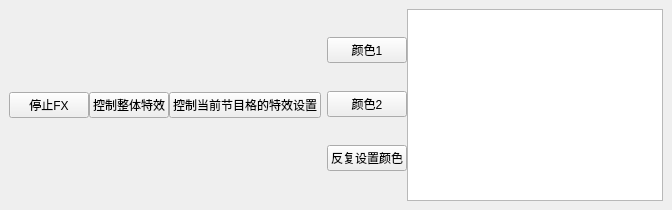
                   <widget class="QWidget" name="tab_7">
                    <attribute name="title">
                     <string>快速实时特效</string>
                    </attribute>
                    <layout class="QVBoxLayout" name="verticalLayout_57">
                     <property name="spacing">
                      <number>0</number>
                     </property>
                     <property name="leftMargin">
                      <number>0</number>
                     </property>
                     <property name="topMargin">
                      <number>0</number>
                     </property>
                     <property name="rightMargin">
                      <number>0</number>
                     </property>
                     <property name="bottomMargin">
                      <number>0</number>
                     </property>
                     <item>
                      <widget class="QWidget" name="widget_76" native="true">
                       <layout class="QHBoxLayout" name="horizontalLayout_51">
                        <item>
                         <widget class="QWidget" name="widget_80" native="true">
                          <layout class="QHBoxLayout" name="horizontalLayout_50">
                           <property name="spacing">
                            <number>0</number>
                           </property>
                           <property name="leftMargin">
                            <number>0</number>
                           </property>
                           <property name="topMargin">
                            <number>0</number>
                           </property>
                           <property name="rightMargin">
                            <number>0</number>
                           </property>
                           <property name="bottomMargin">
                            <number>0</number>
                           </property>
                           <item>
                            <widget class="QPushButton" name="pushButton_66">
                             <property name="text">
                              <string>停止FX</string>
                             </property>
                            </widget>
                           </item>
                           <item>
                            <widget class="QPushButton" name="pushButton_67">
                             <property name="text">
                              <string>控制整体特效</string>
                             </property>
                            </widget>
                           </item>
                           <item>
                            <widget class="QPushButton" name="pushButton_68">
                             <property name="text">
                              <string>控制当前节目格的特效设置</string>
                             </property>
                            </widget>
                           </item>
                          </layout>
                         </widget>
                        </item>
                        <item>
                         <widget class="QWidget" name="widget_77" native="true">
                          <layout class="QHBoxLayout" name="horizontalLayout_48">
                           <property name="spacing">
                            <number>0</number>
                           </property>
                           <property name="leftMargin">
                            <number>0</number>
                           </property>
                           <property name="topMargin">
                            <number>0</number>
                           </property>
                           <property name="rightMargin">
                            <number>0</number>
                           </property>
                           <property name="bottomMargin">
                            <number>0</number>
                           </property>
                           <item>
                            <widget class="QWidget" name="widget_78" native="true">
                             <layout class="QVBoxLayout" name="verticalLayout_58">
                              <property name="spacing">
                               <number>0</number>
                              </property>
                              <property name="leftMargin">
                               <number>0</number>
                              </property>
                              <property name="topMargin">
                               <number>0</number>
                              </property>
                              <property name="rightMargin">
                               <number>0</number>
                              </property>
                              <property name="bottomMargin">
                               <number>0</number>
                              </property>
                              <item>
                               <widget class="QPushButton" name="pushButton_63">
                                <property name="text">
                                 <string>颜色1</string>
                                </property>
                               </widget>
                              </item>
                              <item>
                               <widget class="QPushButton" name="pushButton_64">
                                <property name="text">
                                 <string>颜色2</string>
                                </property>
                               </widget>
                              </item>
                              <item>
                               <widget class="QPushButton" name="pushButton_65">
                                <property name="text">
                                 <string>反复设置颜色</string>
                                </property>
                               </widget>
                              </item>
                             </layout>
                            </widget>
                           </item>
                           <item>
                            <widget class="QWidget" name="widget_79" native="true">
                             <layout class="QHBoxLayout" name="horizontalLayout_49">
                              <property name="spacing">
                               <number>0</number>
                              </property>
                              <property name="leftMargin">
                               <number>0</number>
                              </property>
                              <property name="topMargin">
                               <number>0</number>
                              </property>
                              <property name="rightMargin">
                               <number>0</number>
                              </property>
                              <property name="bottomMargin">
                               <number>0</number>
                              </property>
                              <item>
                               <widget class="QTextEdit" name="textEdit_41"/>
                              </item>
                             </layout>
                            </widget>
                           </item>
                          </layout>
                         </widget>
                        </item>
                       </layout>
                      </widget>
                     </item>
                    </layout>
                   </widget>
